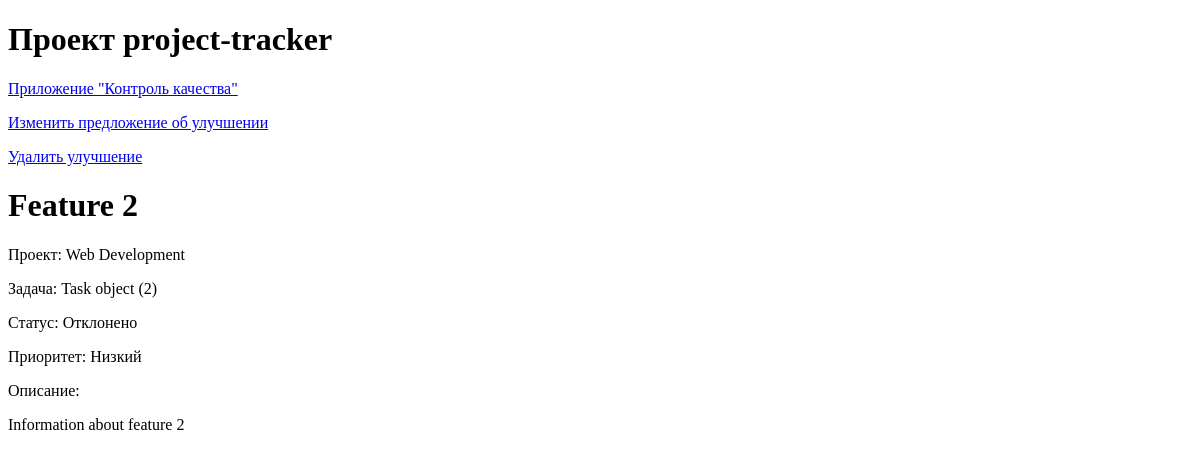
/quality-control/features/2/, run on an earlier commit of the app's database.
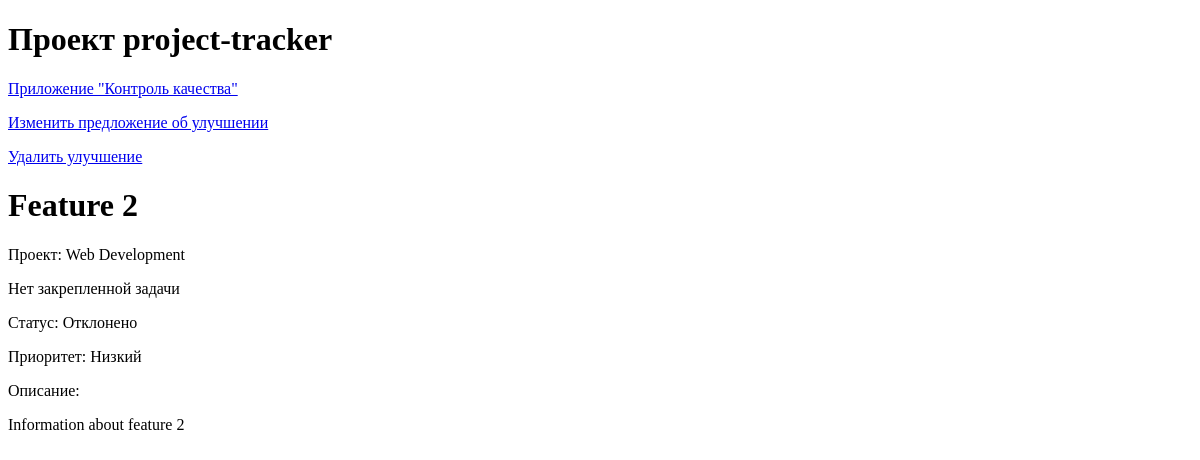
And on a later commit of the database.
### quality_control/models.py (models this page shows)
class FeatureReport(models.Model):
    STATUS_CHOICES = [
        ('On_consideration', 'Рассмотрение'),
        ('Accepted', 'Принято'),
        ('Denied', 'Отклонено'),
    ]
    PRIORITY_CHOICES = [
        ('High', 'Высокий'),
        ('Middle', 'Средний'),
        ('Low', 'Низкий'),
    ]
    title = models.CharField(max_length=100)
    description = models.TextField()
    project = models.ForeignKey(Project, on_delete=models.CASCADE)
    task = models.ForeignKey(
        Task,
        on_delete=models.SET_NULL,
        null=True,
        blank=True
    )
    status = models.CharField(
        max_length=50,
        choices=STATUS_CHOICES,
        default='On_consideration'
    )
    priority = models.CharField(
        max_length=50,
        choices=PRIORITY_CHOICES)
    created_at = models.DateTimeField(auto_now_add=True)
    updated_at = models.DateTimeField(auto_now=True)

### tasks/models.py (models this page shows)
class Project(models.Model):
    name = models.CharField(max_length=100)
    description = models.TextField()
    created_at = models.DateTimeField(auto_now_add=True)
    def __str__(self):
        return self.name

class Task(models.Model):
    STATUS_CHOICES = [
        ('New', 'Новая'),
        ('In_progress', 'В работе'),
        ('Completed', 'Завершена'),
    ]
    project = models.ForeignKey(
        Project,
        related_name='tasks',
        on_delete=models.CASCADE
    )
    name = models.CharField(max_length=100)
    description = models.TextField()
    created_at = models.DateTimeField(auto_now_add=True)
    updated_at = models.DateTimeField(auto_now=True)
    assignee = models.ForeignKey(
        User,
        related_name='tasks',
        on_delete=models.SET_NULL,
        null=True,
        blank=True
    )
    status = models.CharField(
        max_length=50,
        choices=STATUS_CHOICES,
        default='New',
    )

### quality_control/views.py (the view)
# urls.py: path('features/<int:feature_id>/', views.FeatureDetailView.as_view(),
class FeatureDetailView(DetailView):
    model = FeatureReport
    pk_url_kwarg = 'feature_id'
    template_name = 'quality_control/feature_detail.html'
    context_object_name = 'feature'

### quality_control/templates/quality_control/feature_detail.html
{% extends 'base/quality_control/base.html' %}
{% block content %}
    <p><a href="{% url 'quality_control:update_feature' feature.id %}"
    >Изменить предложение об улучшении</a></p>
    <p><a href="{% url 'quality_control:delete_feature' feature_id=feature.id %}"
          onclick="return confirm('Вы уверены, что хотите удалить это улучшение?')">
          Удалить улучшение</a></p>
    <h1>{{ feature.title }}</h1>
    <p>Проект: {{ feature.project }}</p>
    {% if feature.task is None %}
        <p>Нет закрепленной задачи</p>
    {% else %}
        <p>Задача: {{ feature.task }}</p>
    {% endif %}
    <p>Статус: {{ feature.get_status_display }}</p>
    <p>Приоритет: {{ feature.get_priority_display }}</p>
    <p>Описание:</p> <p>{{ feature.description }}</p>
{% endblock %}

### templates/base/quality_control/base.html (shortened to what this page needs)
<!DOCTYPE html>
<html lang="en">
<head>
</head>
<body>
    <header>
      <h1>Проект project-tracker</h1>
    </header>
    {% include 'base/quality_control/nav.html' %}
    <main>
        {% block content %}{% endblock %}
    </main>
</body>
</html>

### templates/base/quality_control/nav.html
<nav>
    <a href="{% url 'quality_control:main_page' %}">Приложение "Контроль качества"</a>
</nav>

What changed in the data, as far as the page shows it:
changed FeatureReport "Feature 2": task_id 2 → empty (drawn); task "Task object (2)" → (not shown)
Also different on the page:
text no longer shown: "Задача:"
text now shown: "Нет закрепленной задачи"
